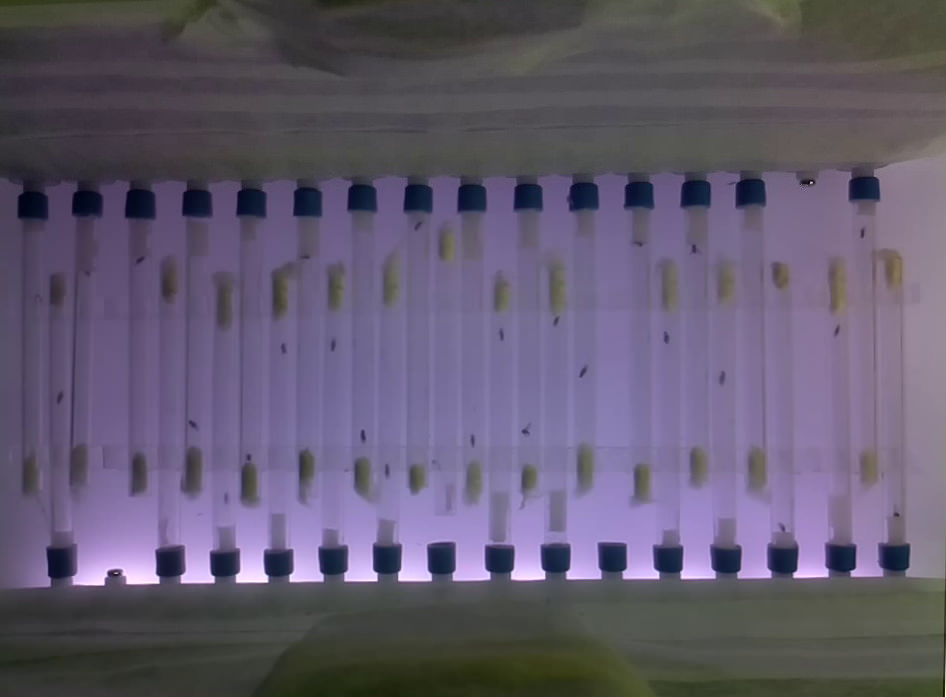
#> input picture prototypes/mysql/img_from_sqlite.jpg, 946 x 697 px; its folder holds only this picture in this run
$ python -i target_detection_diagnostics.py   (imports and definitions only)
#> lines starting #> are read from the running program, lines starting #| are printed output that depends on the picture; after the words box and inside, x2 and y2 are one past the last pixel; in counts of white or black regions, pixels touching at a corner belong together
"""
Target Detection Diagnostics Module

This module provides comprehensive diagnostic capabilities for target detection
in the TargetGridROIBuilder, including image quality analysis, detailed logging,
and systematic collection of detection samples for future analysis.
"""

__author__ = "giorgio"

import json
import logging
from datetime import datetime
from pathlib import Path
from typing import Any

import cv2
import numpy as np


class TargetDetectionDiagnostics:
    """
    Handles diagnostic data collection and analysis for target detection.

    This class provides methods to analyze image quality, log detection attempts,
    save diagnostic images, and create metadata for failed/successful detections.
    """

    def __init__(
        self,
        device_id: str = "unknown",
        base_path: str = "/ethoscope_data/various/target_detection_logs",
    ):
        """
        Initialize diagnostics with device identifier and storage path.

        Args:
            device_id: Identifier for the ethoscope device
            base_path: Base directory for storing diagnostic data
        """
        self.device_id = device_id
        self.base_path = Path(base_path)
        self.logger = logging.getLogger(__name__)

        # Create directory structure
        self._setup_directories()

    def _setup_directories(self) -> None:
        """Create necessary directory structure for diagnostic data storage."""
        directories = [
            self.base_path / "failed",
            self.base_path / "success",
            self.base_path / "analysis_reports",
        ]

        for directory in directories:
            directory.mkdir(parents=True, exist_ok=True)
            self.logger.debug(f"Ensured directory exists: {directory}")

    def analyze_image_quality(self, image: np.ndarray) -> dict[str, float]:
        """
        Analyze image quality metrics relevant to target detection.

        Args:
            image: Input image (BGR or grayscale)

        Returns:
            Dictionary containing image quality metrics
        """
        # Convert to grayscale if needed
        if len(image.shape) == 3:
            gray = cv2.cvtColor(image, cv2.COLOR_BGR2GRAY)
        else:
            gray = image.copy()

        # Basic statistics
        mean_brightness = float(np.mean(gray))
        median_brightness = float(np.median(gray))
        std_brightness = float(np.std(gray))
        min_brightness = float(np.min(gray))
        max_brightness = float(np.max(gray))

        # Contrast measures
        contrast_rms = float(np.sqrt(np.mean((gray - mean_brightness) ** 2)))
        contrast_range = max_brightness - min_brightness

        # Histogram analysis
        hist = cv2.calcHist([gray], [0], None, [256], [0, 256])
        hist_entropy = self._calculate_entropy(hist.flatten())

        # Edge density (proxy for detail/noise)
        edges = cv2.Canny(gray, 50, 150)
        edge_density = float(np.sum(edges > 0) / edges.size)

        return {
            "mean_brightness": mean_brightness,
            "median_brightness": median_brightness,
            "std_brightness": std_brightness,
            "min_brightness": min_brightness,
            "max_brightness": max_brightness,
            "contrast_rms": contrast_rms,
            "contrast_range": contrast_range,
            "histogram_entropy": hist_entropy,
            "edge_density": edge_density,
            "image_shape": list(image.shape),
        }

    def _calculate_entropy(self, hist: np.ndarray) -> float:
        """Calculate entropy of histogram for image complexity measure."""
        hist = hist + 1e-10  # Avoid log(0)
        hist_norm = hist / np.sum(hist)
        return float(-np.sum(hist_norm * np.log2(hist_norm)))

    # [222 lines left out: functions log_detection_attempt, save_detection_image, create_annotated_image, get_diagnostics_summary, not called in this run]

>>> import cv2
>>> picture = cv2.imread('../../../../prototypes/mysql/img_from_sqlite.jpg')
#> picture is the input picture: shape (697, 946, 3); mean B, G, R 110, 90.1, 97.8
>>> result = TargetDetectionDiagnostics().analyze_image_quality(picture)
#> in analyze_image_quality, `gray = cv2.cvtColor(image, cv2.COLOR_BGR2GRAY)`:
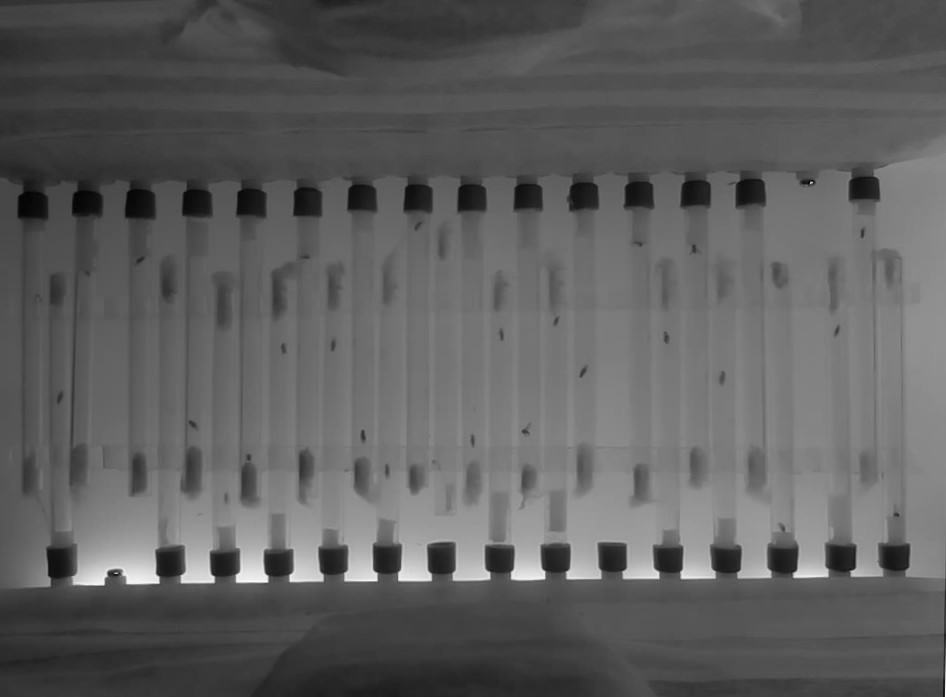
#> gray: shape (697, 946); min 2, max 254, mean 94.7
#> in analyze_image_quality, `mean_brightness = float(np.mean(gray))`: mean_brightness = 94.65
#> in analyze_image_quality, `median_brightness = float(np.median(gray))`: median_brightness = 90
#> in analyze_image_quality, `std_brightness = float(np.std(gray))`: std_brightness = 32.49
#> in analyze_image_quality, `min_brightness = float(np.min(gray))`: min_brightness = 2
#> in analyze_image_quality, `max_brightness = float(np.max(gray))`: max_brightness = 254
#> in analyze_image_quality, `contrast_rms = float(np.sqrt(np.mean((gray - mean_brightness) ** 2)))`: contrast_rms = 32.49
#> in analyze_image_quality, `contrast_range = max_brightness - min_brightness`: contrast_range = 252
#> in analyze_image_quality, `hist = cv2.calcHist([gray], [0], None, [256], [0, 256])`: hist = 256 values, max 13309 at index 85, min 0 at index 0, mean 2575.6
#> in _calculate_entropy, `hist = hist + 1e-10`: hist = 256 values, max 13309 at index 85, min 1e-10 at index 0, mean 2575.6
#> in _calculate_entropy, `hist_norm = hist / np.sum(hist)`: hist_norm = 256 values, max 0.0202 at index 85, min 1.52e-16 at index 0, mean 0.00391
#> in analyze_image_quality, `hist_entropy = self._calculate_entropy(hist.flatten())`: hist_entropy = 6.97
#> in analyze_image_quality, `edges = cv2.Canny(gray, 50, 150)`:
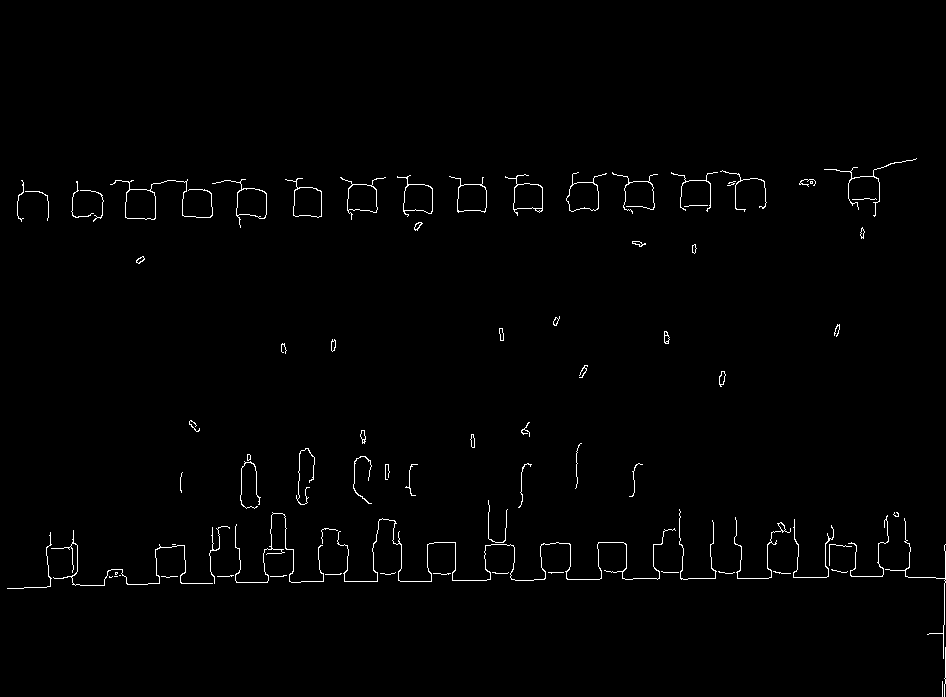
#> edges: shape (697, 946); 1.1% white in thin lines or dots, all inside (x1, y1, x2, y2) = (7, 158, 946, 697)
#> in analyze_image_quality, `edge_density = float(np.sum(edges > 0) / edges.size)`: edge_density = 0.0105
#> result = 10 items
